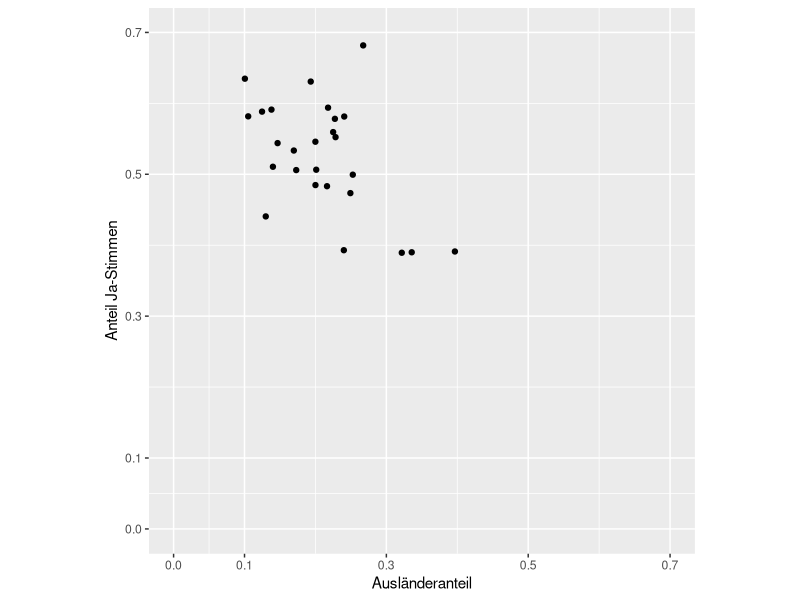
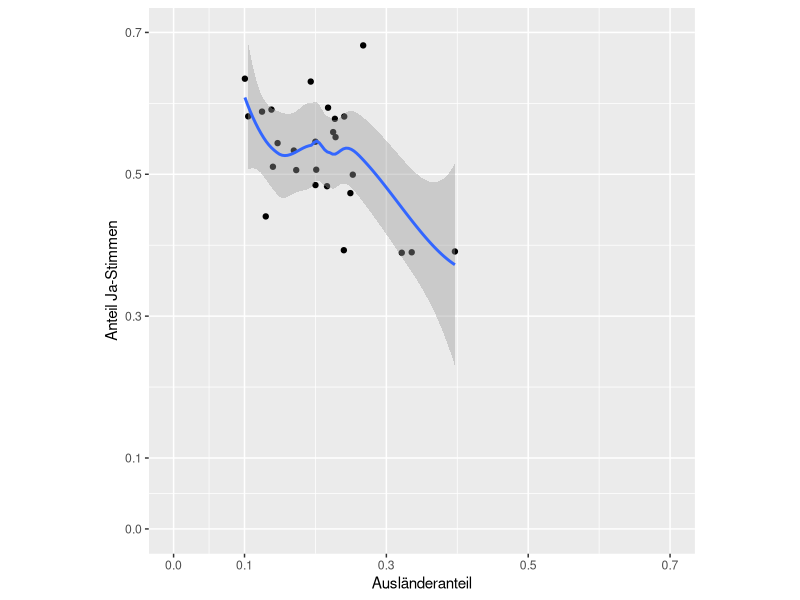
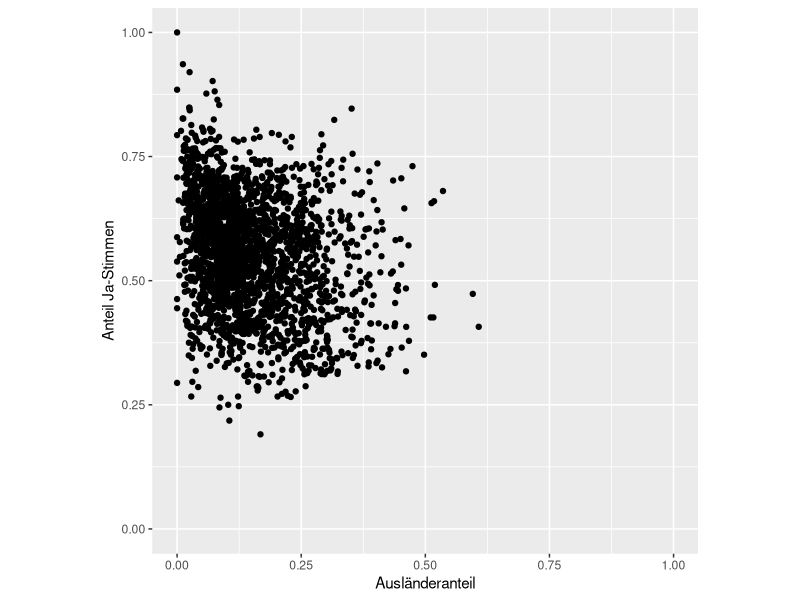
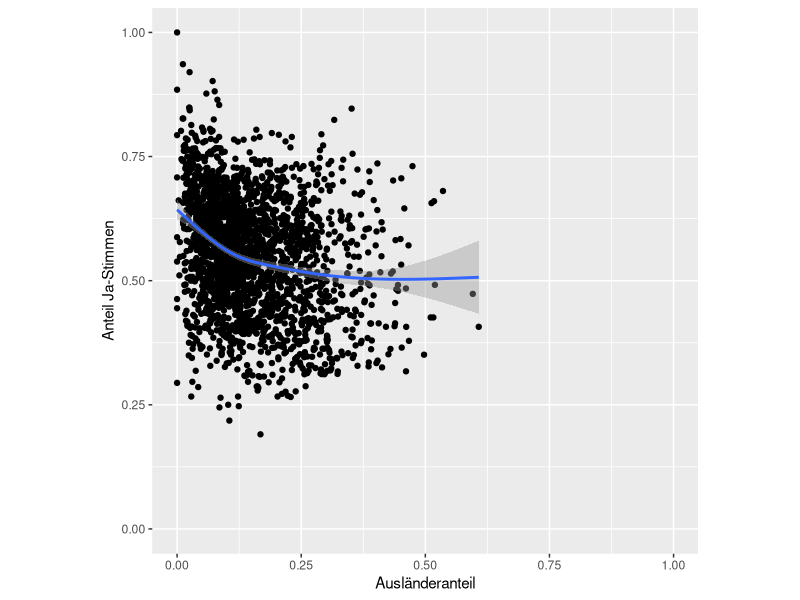
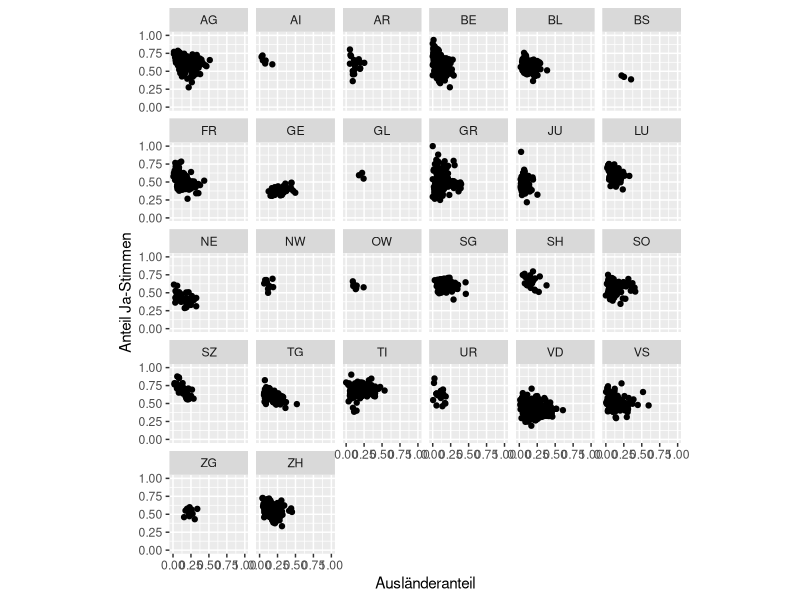
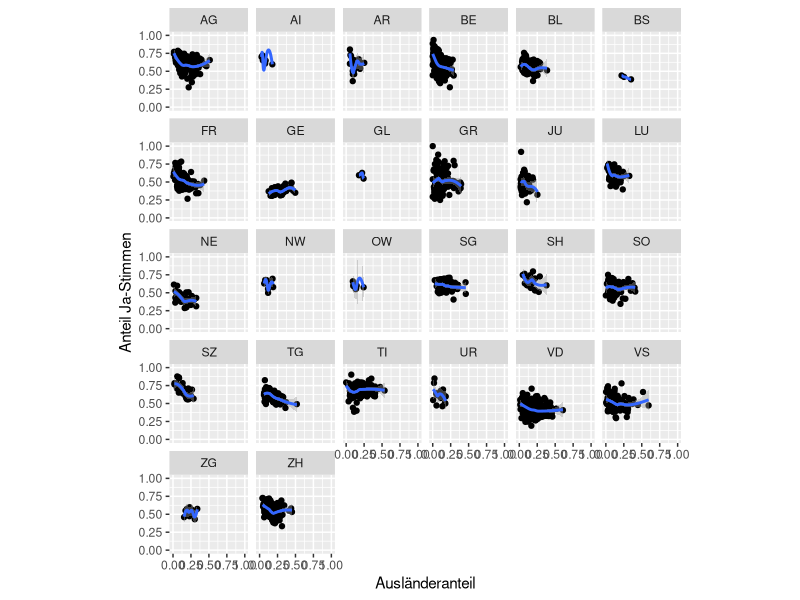
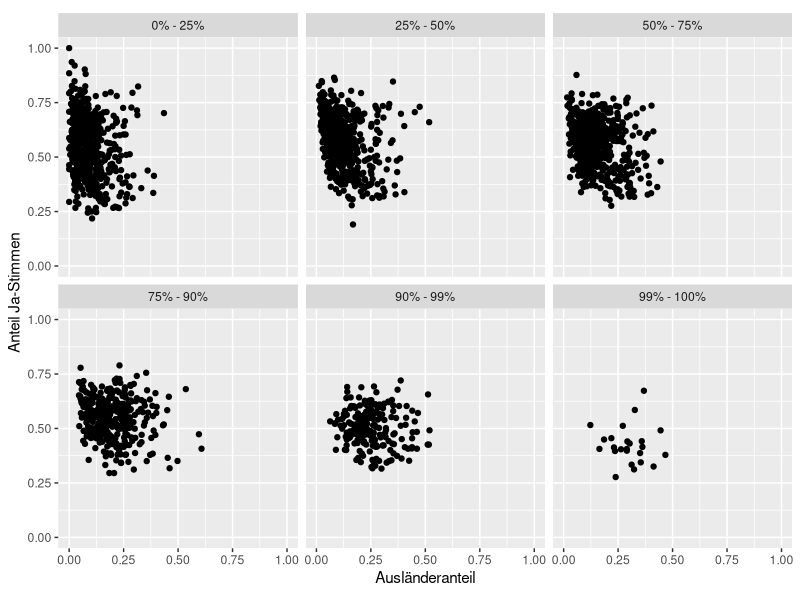
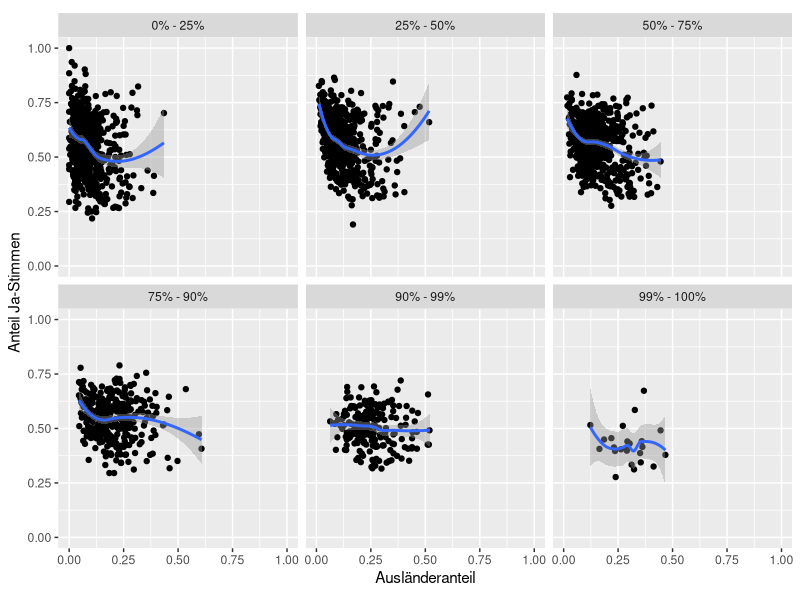

The R source for these figures, in order:
## ---- chunk 1
#| echo: true
#| code-fold: false


library("readr")

kanton <- read_delim("datasets/infovis/tagi_data_kantone.csv", ",")
## ---- chunk 2
#| output: true

# Lösung zu Aufgabe 1

library("ggplot2")
plot1 <- ggplot(kanton, aes(auslanderanteil, ja_anteil)) +
  geom_point() +
  coord_fixed(1) +
  scale_y_continuous(breaks = c(0, 0.1, 0.3, 0.5, 0.7), limits = c(0, 0.7)) +
  scale_x_continuous(breaks = c(0, 0.1, 0.3, 0.5, 0.7), limits = c(0, 0.7)) +
  labs(y = "Anteil Ja-Stimmen", x = "Ausländeranteil")

plot1
## ---- chunk 3
#| output: true

# Lösung zu Aufgabe 2

plot1 +
  geom_smooth()
## ---- chunk 4
#| output: true

# Lösung zu Aufgabe 3

gemeinde <- read_delim("datasets/infovis/tagi_data_gemeinden.csv", ",")

plot2 <- ggplot(gemeinde, aes(anteil_ausl, anteil_ja)) +
  geom_point() +
  labs(x = "Ausländeranteil", y = "Anteil Ja-Stimmen") +
  coord_fixed(1) +
  lims(x = c(0, 1), y = c(0, 1))

plot2
## ---- chunk 5
#| output: true

# Lösung zu Aufgabe 4

plot2 +
  geom_smooth()
## ---- chunk 6
#| output: true

# Lösung zu Aufgabe 5

plot3 <- plot2 +
  facet_wrap(~kanton)
plot3
## ---- chunk 7
#| output: true

# Lösung zu Aufgabe 6

plot3 +
  geom_smooth()
## ---- chunk 8
#| output: true

# Lösung zu Aufgabe 7

plot4 <- plot2 +
  facet_wrap(~quantile)
plot4
## ---- chunk 9
#| output: true

# Lösung zu Aufgabe 8

plot4 +
  geom_smooth()
